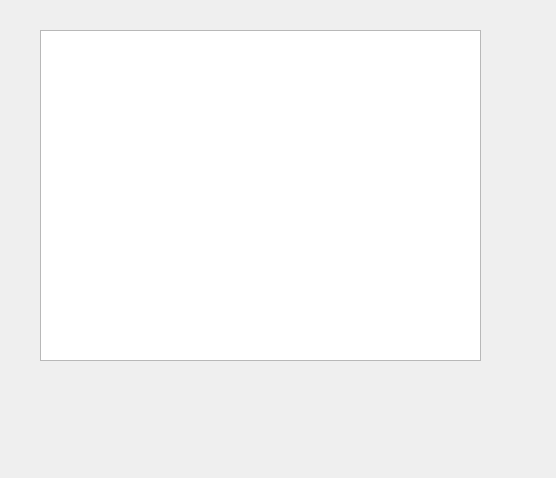
<?xml version="1.0" encoding="UTF-8"?>
<ui version="4.0">
 <class>tournamentsList</class>
 <widget class="QDialog" name="tournamentsList">
  <property name="geometry">
   <rect>
    <x>0</x>
    <y>0</y>
    <width>556</width>
    <height>478</height>
   </rect>
  </property>
  <property name="windowTitle">
   <string>Dialog</string>
  </property>
  <widget class="QTableView" name="tableView">
   <property name="geometry">
    <rect>
     <x>40</x>
     <y>30</y>
     <width>441</width>
     <height>331</height>
    </rect>
   </property>
  </widget>
 </widget>
 <resources/>
 <connections/>
</ui>
